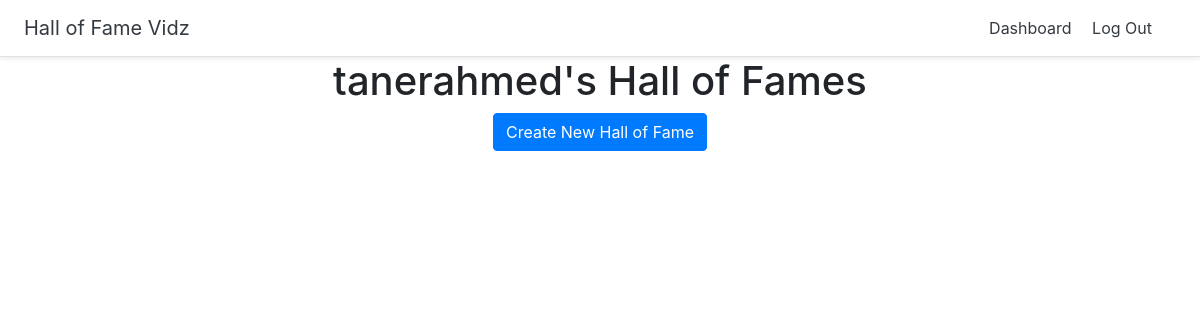
/dashboard (signed in), run on an earlier commit of the app's database.
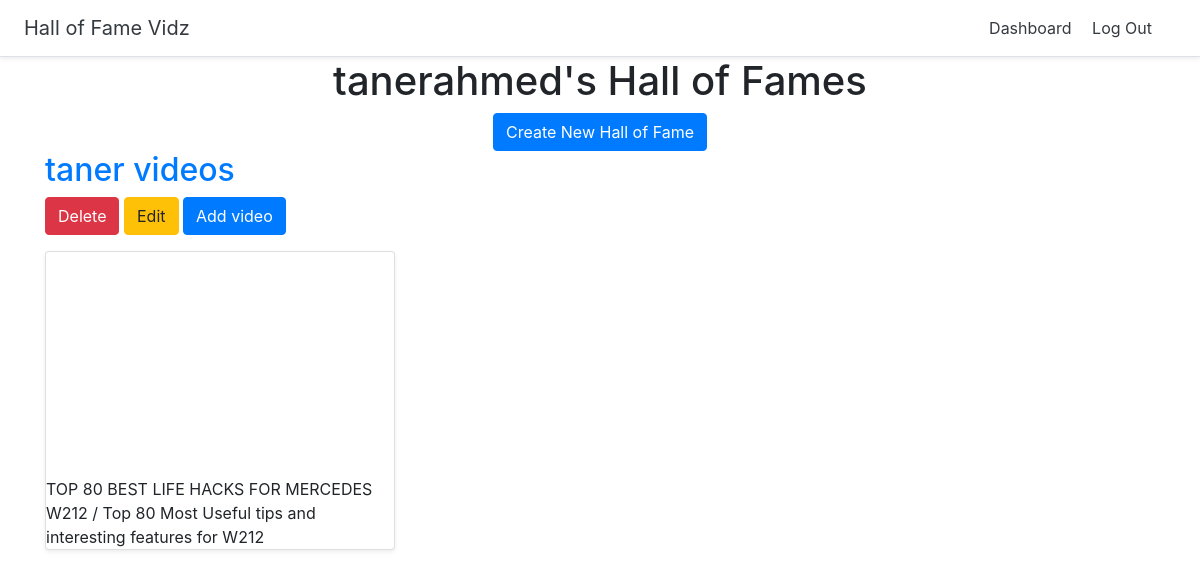
And on a later commit of the database.
### halls/models.py (models this page shows, shortened)
class Hall(models.Model):
    title = models.CharField(max_length=255)
    user = models.ForeignKey(User, on_delete=models.CASCADE)

class Video(models.Model):
    title = models.CharField(max_length=255)
    url = models.URLField()
    youtube_id = models.CharField(max_length=255)
    hall = models.ForeignKey(Hall, on_delete=models.CASCADE)

### halls/views.py (the view)
# urls.py: path('dashboard', views.dashboard, name='dashboard'),
@login_required
def dashboard(request):
    halls = Hall.objects.filter(user=request.user)
    return render(request, 'halls/dashboard.html', {'halls': halls})

### halls/templates/halls/dashboard.html
{% extends 'halls/base.html' %}
{% block content %}
<div class="container">
    <div class="text-center">
        <h1>{{user.username}}'s Hall of Fames</h1>
        <a href="{% url 'create_hall' %}" class="btn btn-primary">Create New Hall of Fame</a>
    </div>
    {% for hall in halls %}
        <h2><a href="{% url 'detail_hall' hall.id %}">{{hall.title}}</a></h2>
        <a href="{% url 'delete_hall' hall.id %}" class="btn btn-danger">Delete</a>
        <a href="{% url 'update_hall' hall.id %}" class="btn btn-warning">Edit</a>
        <a href="{% url 'add_video' hall.id %}" class="btn btn-primary">Add video</a>
        <div class="row">
            {% for video in hall.video_set.all %}
                <div class="col-md-4 mt-3">
                    <div class="card md-4 shadow-sm">
                        <iframe width="100%" height="225" src="https://www.youtube.com/embed/{{ video.youtube_id}}" frameborder="0" allow="accelerometer; autoplay; encrypted-media; gyroscope; picture-in-picture" allowfullscreen></iframe>
                        <div class=""card-body>
                            <p class="card-text">{{ video.title }}</p>
                        </div>
                    </div>
                </div>
            {% endfor %}
        </div>
    {% endfor %}
</div>
{% endblock %}

### halls/templates/halls/base.html (shortened to what this page needs)
<!doctype html>
<html lang="en">
{% load static %}
<head>
  <link rel="stylesheet" href="https://stackpath.bootstrapcdn.com/bootstrap/4.2.1/css/bootstrap.min.css">
  <link href="{% static 'custom.css' %}" rel="stylesheet">
</head>
<body>
  <div class="d-flex flex-column flex-md-row align-items-center p-3 px-md-4 bg-white border-bottom shadow-sm">
    <h5 class="my-0 mr-md-auto font-weight-normal"><a href="{% url 'home' %}" class="text-dark">Hall of Fame Vidz</a></h5>
    <nav class="my-2 my-md-0 mr-md-3">
      {% if user.is_authenticated %}
      <a class="p-2 text-dark" href="{% url 'dashboard' %}">Dashboard</a>
      <a class="p-2 text-dark" href="{% url 'logout' %}">Log Out</a>
      {% else %}
      <a class="p-2 text-dark" href="{% url 'login' %}">Log In</a>
      {% endif %}
    </nav>
  </div>
  {% block content %}
  {% endblock %}
</body>
</html>

What changed in the data, as far as the page shows it:
added Hall: title "taner videos"
added Video: title "TOP 80 BEST LIFE HACKS FOR MERCEDES W212 / Top 80 Most Useful tips and interesting features for W212"
